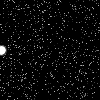
Frame 1 (no input)
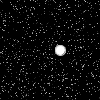
Frame 60 (the mouse pressed at the canvas centre just before this capture)
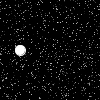
Frame 120 (the mouse held since frame 60 and released just before this capture)

The Processing sketch that drew these frames (run headless with seeded random() and noise(); from frame 60 on, the mouse is pressed at the canvas centre):

// Processing sketch: sketch_170627i
// ── sketch_170627i.pde
float[] x, y;
//sean x e y, arreglos flotantes
int dim = 1000;

void setup(){
  x = new float[dim];//dimensionar array
  y = new float[dim];//dimensionar array
  for(int i=0; i<dim; i++){//poblamos los array
    x[i] =  random(width);
    y[i] =  random(height); 
  }
}
void draw(){
  background(0);
  for(int i=0; i<dim; i++){//leemos los array
    stroke(random(255));
    point(x[i], y[i]);
    x[i] --; 
    if(x[i]<0) x[i]+= width;
  }
  ellipse(frameCount%width,50,10,10);
}
